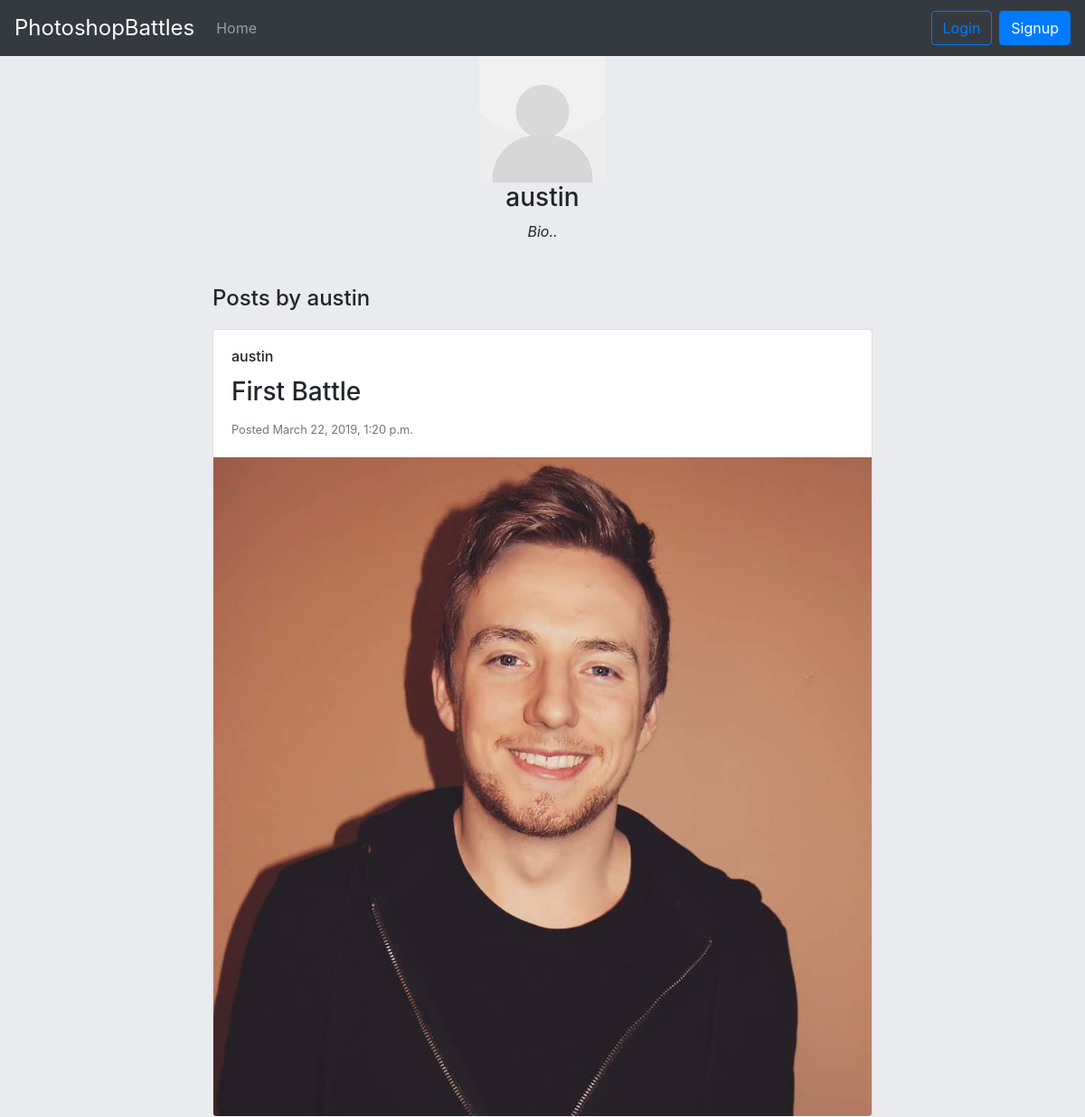
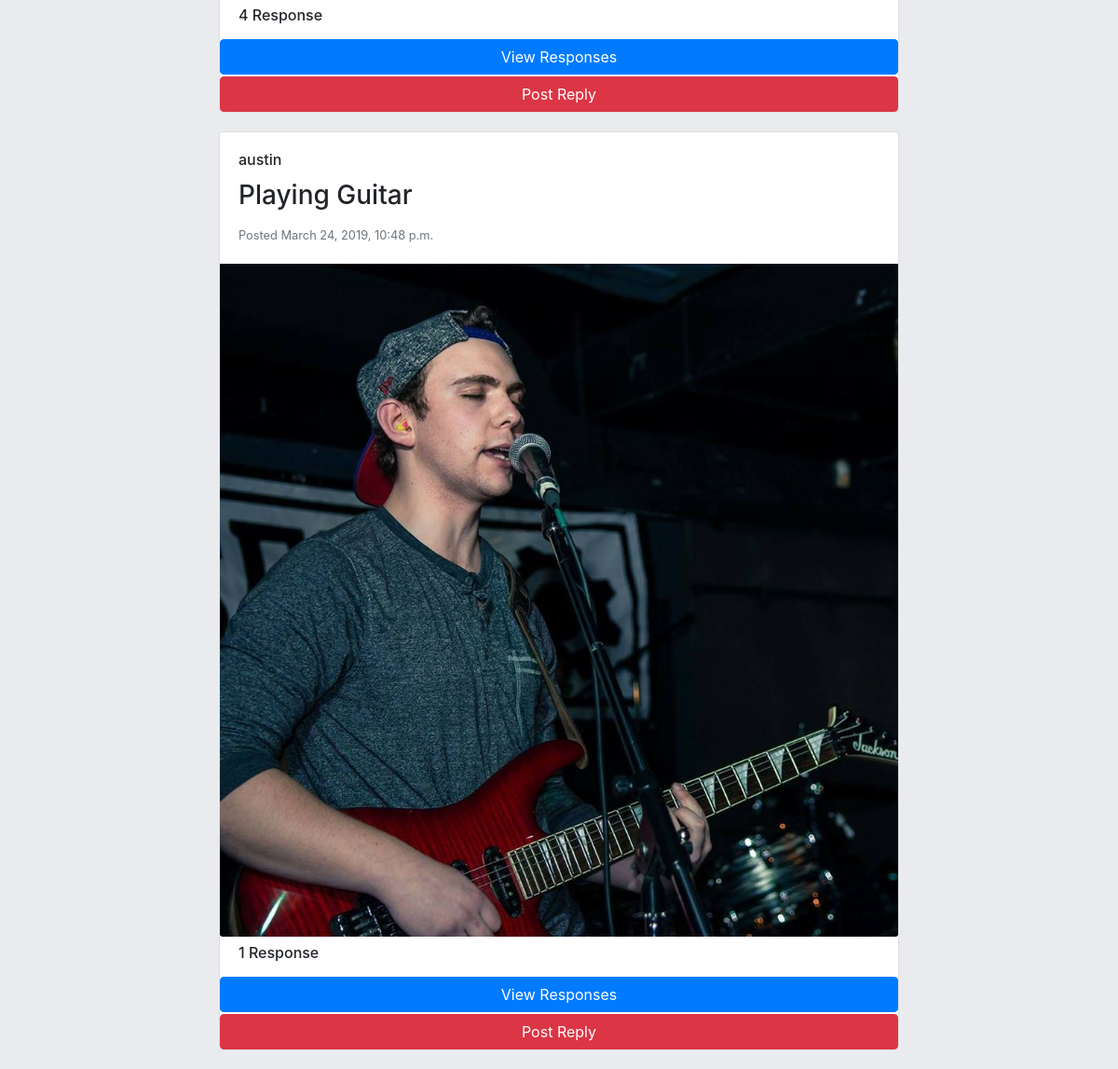
The app's page /profile/austin with its own data (2 pictures, top to bottom).
### accounts/models.py (models this page shows, shortened)
class Profile(models.Model):
    user = models.OneToOneField(User, on_delete=models.CASCADE)
    image = models.ImageField(default='default.jpg',upload_to='profile_pics')
    bio = models.TextField(max_length=400, default='Bio..')

### application/models.py (models this page shows, shortened)
class Post(models.Model):
    user = models.ForeignKey(User,on_delete=models.CASCADE)
    title = models.CharField(max_length=40)
    image = models.ImageField(upload_to='post_pictures')
    pub_date = models.DateTimeField('date published')

### accounts/views.py (the view)
# urls.py: path('profile/<str:username>',profile_view),
def profile_view(request, username):
    user_object = get_object_or_404(User, username=username)
    profile = user_object.profile
    posts_by_user = Post.objects.filter(user=user_object)
    context = {
        'user_object': user_object,
        'profile': profile,
        'posts_by_user': posts_by_user
    }
    return render(request, 'accounts/profile.html', context)

### accounts/templates/accounts/profile.html (shortened to what this page needs)
{% extends 'accounts/base_layout.html' %}
{% block container %}
        <div class="row justify-content-sm-center">
          <div class="col-sm-8">
          <center>
          <img src="/media/{{profile.image}}" width="140" height="140">
        <h3>{{user_object.username}}</h3>
        <em>{{profile.bio}}</em>
        <br><br>
        </center><br>
            <h4>Posts by {{user_object.username}}</h4>
            {% for post in posts_by_user %}
              {% include 'accounts/post.html' %}
            {% endfor %}
          </div>
        </div>
    </div>
{% endblock %}

### accounts/templates/accounts/base_layout.html (shortened to what this page needs)
{% load static %}
<!DOCTYPE html>
{% block html %}
<html lang="en">
    {% block head %}
    <head>
        <link rel="stylesheet" href="https://maxcdn.bootstrapcdn.com/bootstrap/4.0.0/css/bootstrap.min.css">
        <link rel="stylesheet" href="{% static 'css/main.css' %}"
        {% block extra_css %}{% endblock %}
    </head>
    {% endblock %}
    {% block body %}
    <body>
        {% block nav %}
   <nav class="navbar navbar-expand-lg navbar-dark bg-dark">
  <a class="navbar-brand site-title" href="/">PhotoshopBattles</a>
  <div class="collapse navbar-collapse" id="navbarSupportedContent">
    <ul class="navbar-nav mr-auto">
      <li class="nav-item">
        <a class="nav-link" href="/">Home</a>
      </li>
      </ul>
    <ul class="navbar-nav m1-auto">
    {% if not user.is_authenticated %}
        <li class="nav-item">
        <a class="btn btn-outline-primary" href="/account/login">Login</a>
      </li>
       <li class="nav-item">
        <a class="btn btn-primary signup-button" href="/account/register">Signup</a>
      </li>
    {% endif %}
    </ul>
  </div>
</nav>
        {% endblock %}
        {% block body_content %}
            <div class="container">
                {% block container %}{% endblock %}
        {% endblock %}
    </body>
    {% endblock %}
</html>
{% endblock %}

### accounts/templates/accounts/post.html (shortened to what this page needs)
<div class="post">
  <div class="card">
    <div class="card-body">
      <h6 class="card-title username">{{post.user}}</h6>
      <h3 class="card-title post-title">{{post.title}}</h6>
      <p class="card-text date-posted"><small class="text-muted">Posted {{post.pub_date}}</small></p>
    </div>
    <img class="card-img-bottom" src="/media/{{ post.image }}" alt="Card image cap" >
    {% if post.reply_set.all %}
    {% if post.reply_set.count >= 1 %}
    <h6 class="reply-heading">{{ post.reply_set.count }} Response</h6>
    <button type="button" class="btn btn-primary" data-toggle="modal" data-target=".bd-example-modal-md-{{post.id}}">View Responses</button>
    <button type="button" class="btn btn-danger reply-button" data-toggle="modal" data-target=".bd-example-modal-md-{{post.id}}-reply">Post Reply</button>
    {% endif %}
    {% endif %}
  </div>
</div>

### static/css/main.css (style rules this page uses)
body { background: #E9EBEE; }
@media only screen and (min-width: 992px) { .signup-button { margin-left: 8px; } }
.site-title { font-size: 1.5rem; }
.post { margin: 20px 0; }
.reply-heading { padding: 0.5rem 1.25rem; }
.reply-button { margin-top:2px; }

### records on screen
Profile: image (placeholder picture), bio "Bio.."
Post: user "austin", title "First Battle", pub_date "March 22, 2019, 1:20 p.m.", image (picture), reply_set.count "4"
Post: user "austin", title "Playing Guitar", pub_date "March 24, 2019, 10:48 p.m.", image (picture), reply_set.count "1"

### other values on screen
{{ user_object.username }} "austin"
